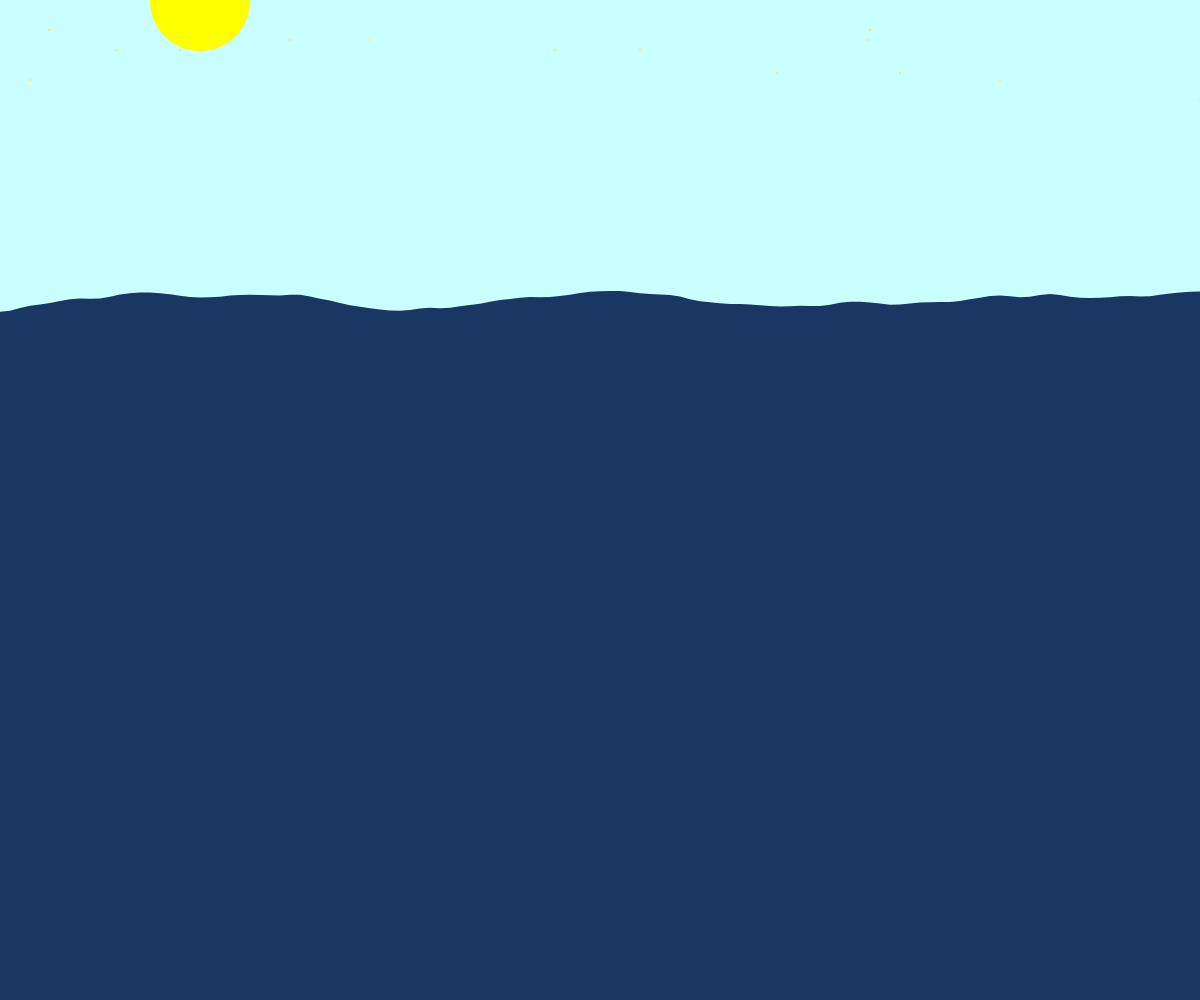
Frame 1 (no input)
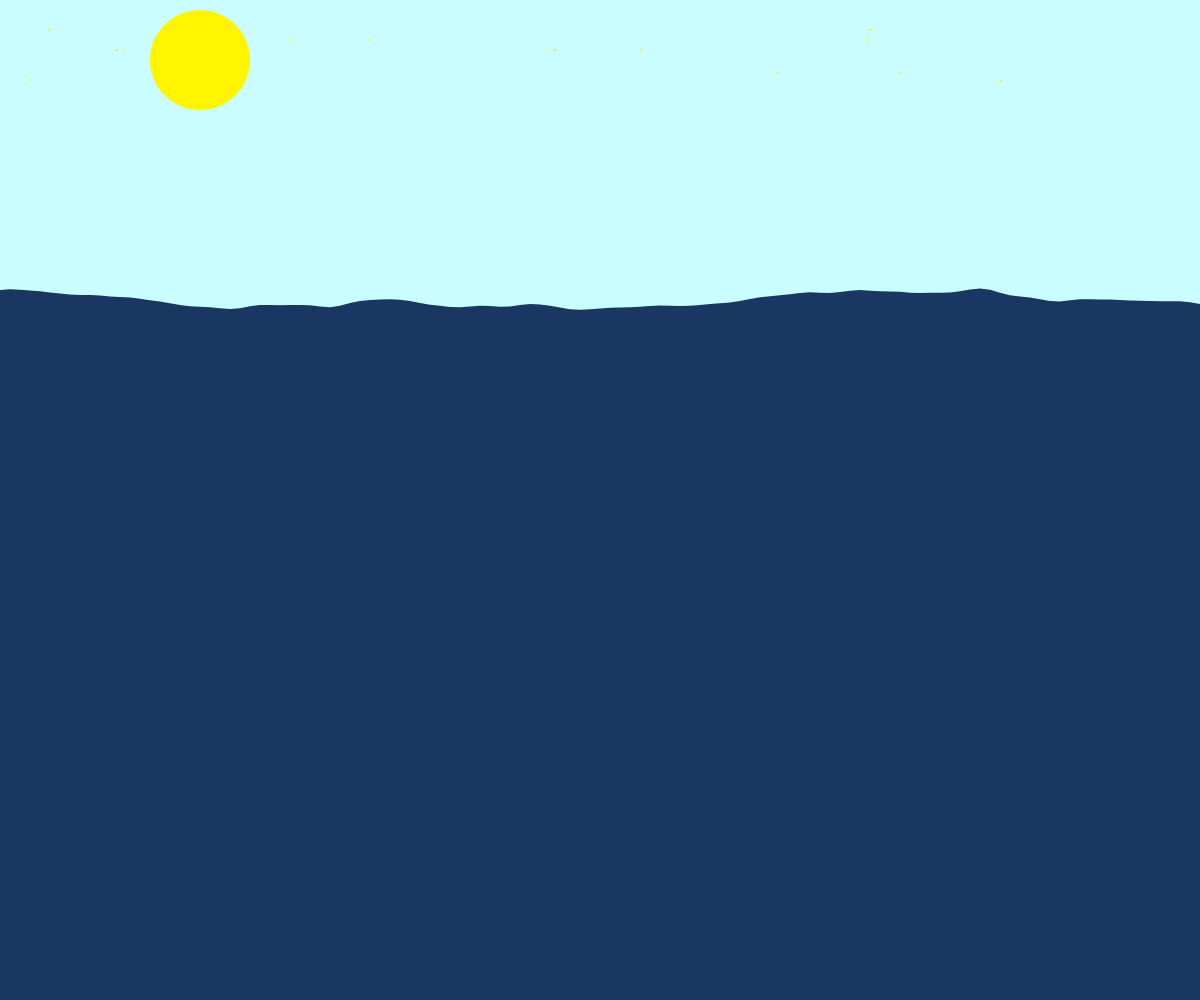
Frame 60 (no input)
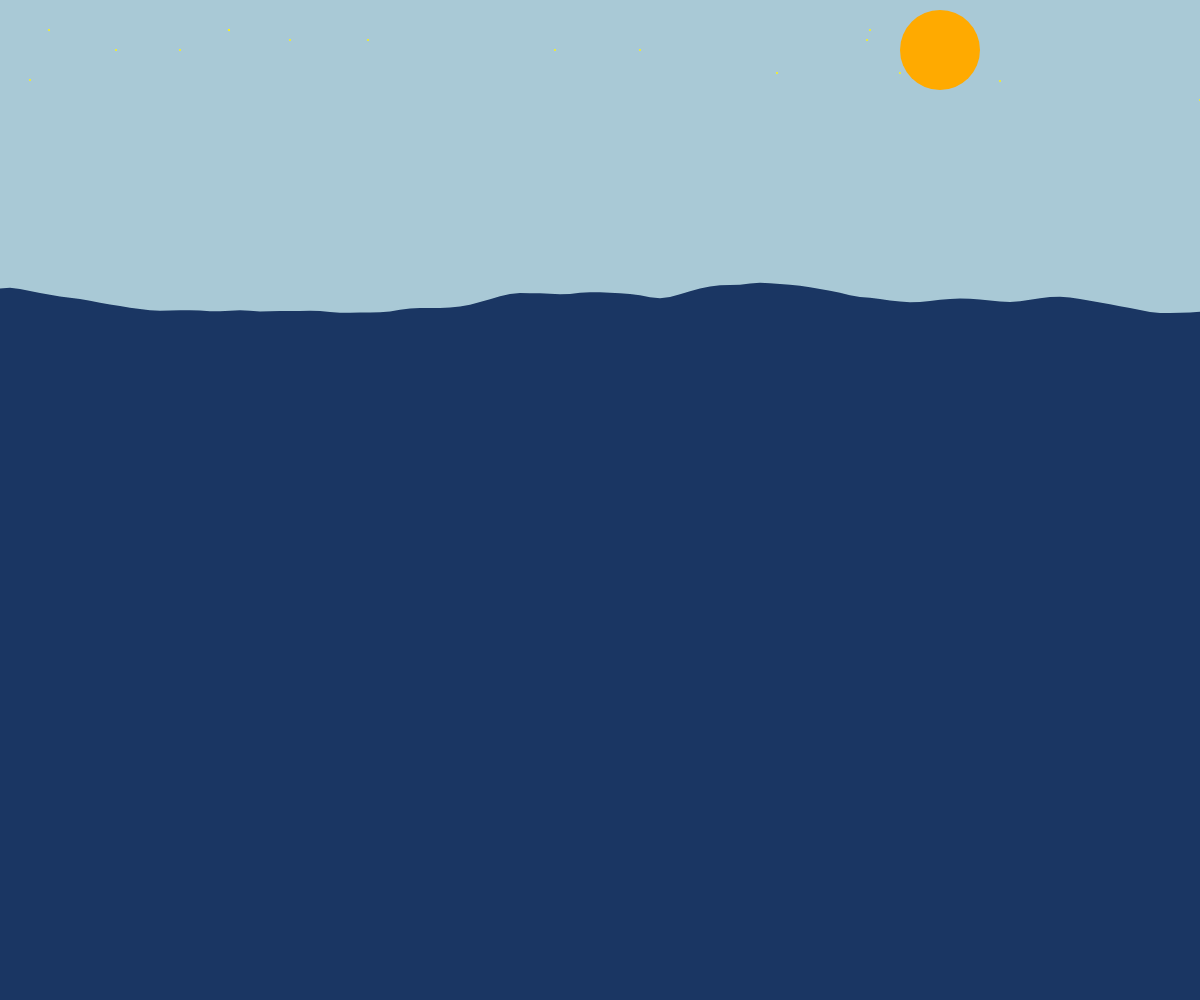
Frame 120 (the mouse pressed at the canvas centre since frame 60)

The p5.js sketch that drew these frames (run headless with seeded random() and noise() and a simulated clock; from frame 60 on, the mouse is pressed at the canvas centre):

// p5.js sketch
// ── sketch.js
var yoff = 0.0;

function setup() {
  createCanvas(windowWidth, windowHeight);
  colorMode(HSB);
}

function draw() {
  noStroke();
  background(240);

  //sky
  skyHue = map(mouseY, 0, height, 180, 210);
  skyBrightness = map(mouseY, 0, height, 190, 0);
  fill(skyHue, 21, skyBrightness);
  rect(0, 0, windowWidth, windowHeight);

  //sun
  sunHue = map(mouseY, 0, height, 60, 20);
  fill(sunHue, 100, 100)
  ellipse(200, mouseY = mouseY + 1, 100, 100);
  if (mouseY > 500) {
    fill(40, 220, 100);
    ellipse(940, 50, 80, 80);
  }

  //ocean
  fill(217, 74, 39);
  beginShape();
  var xoff = yoff;
  for (var x = 0; x <= width; x += 10) {
    var y = map(noise(xoff, yoff), 0, 1, 275, 330);
    vertex(x, y);
    xoff += 0.05;
  }
  yoff += 0.01;
  vertex(width, height);
  vertex(0, height);
  endShape(CLOSE);

  //fill(217, 74, 39)
  //rect(0, 310, 400, 100);

  //stars
  stroke(57, 93, 100)
  strokeWeight(2)
  point(30, 80);
  point(1000, 81);
  point(1200, 100);
  point(290, 40);
  point(116, 50);
  point(49, 30);
  point(180, 50);
  point(229, 30);
  point(368, 40);
  point(900, 73);
  point(640, 50);
  point(870, 30);
  point(555, 50);
  point(229, 30);
  point(867, 40);
  point(777, 73);
  noStroke();

}
